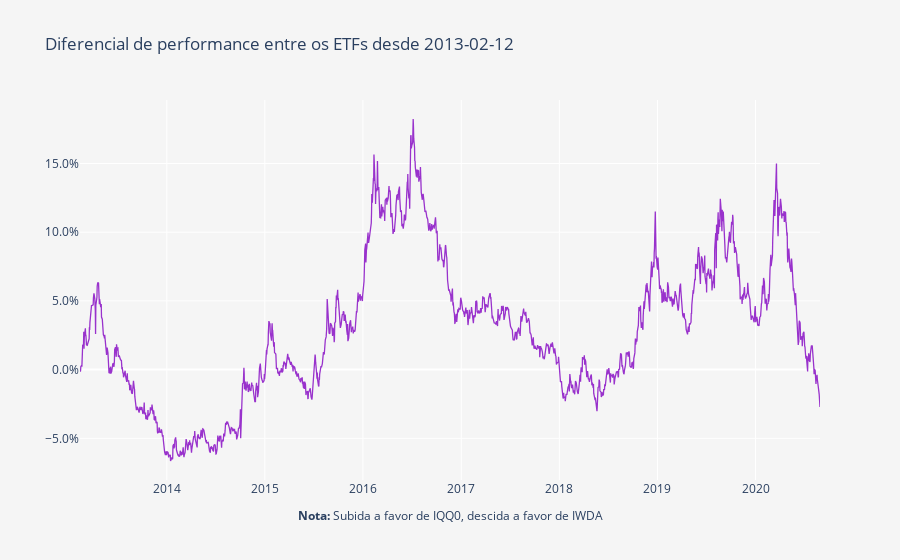

This figure's notebook cell:
### Code cell
layout = go.Layout(
    title='Diferencial de performance entre os ETFs desde ' + Begin,
    plot_bgcolor='#f5f5f5',
    paper_bgcolor='#f5f5f5',
    xaxis=dict(
        title='<b>Nota:</b> Subida a favor de IQQ0, descida a favor de IWDA',
        showgrid=True,
        titlefont=dict(size=12),
    ),
    yaxis=dict(
        title='',
        showgrid=True,
        zeroline=True, # Adicionar ou não a zero line
        tickformat=".1%" # tickformat=".2%" se quiseres mais casas decimais
    ))

trace0 = go.Scatter(
    x = fundos.index,
    y = (round(((fundos.iloc[:, 1] / fundos.iloc[:, 0])- 1), 5)),
    name = 'Portfolio',
    line = dict(
        color = 'darkorchid',
        width = 1.3)
)

data = [trace0]
        
fig = go.Figure(data=data, layout=layout)
py.iplot(fig)

### Figure 1 — Plotly figure (JSON) as saved in the notebook; plotly's stock layout.template omitted (floating-point values rounded to 4 significant figures; data arrays with more than 128 entries replaced by an {"elided": "..."} marker saying what was removed)
{"data": [{"line": {"color": "darkorchid", "width": 1.3}, "name": "Portfolio", "type": "scatter", "x": {"elided": "1928 str values"}, "y": {"elided": "1928 float values"}}], "layout": {"autosize": true, "paper_bgcolor": "#f5f5f5", "plot_bgcolor": "#f5f5f5", "title": {"text": "Diferencial de performance entre os ETFs desde 2013-02-12"}, "xaxis": {"autorange": true, "range": ["2013-02-12", "2020-08-28"], "showgrid": true, "title": {"font": {"size": 12}, "text": "<b>Nota:</b> Subida a favor de IQQ0, descida a favor de IWDA"}, "type": "date"}, "yaxis": {"autorange": true, "range": [-0.08033, 0.1962], "showgrid": true, "tickformat": ".1%", "title": {"text": ""}, "type": "linear", "zeroline": true}}}
